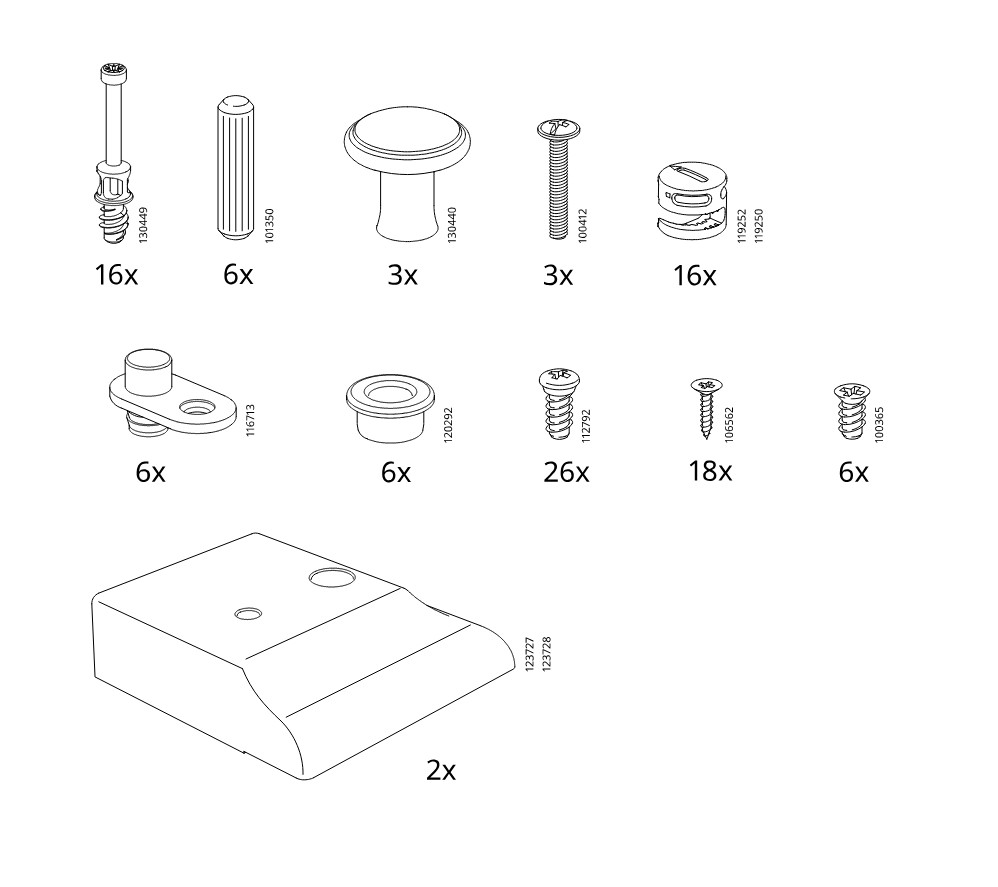
#> input picture image_side1.jpg, 998 x 887 px
$ python -i images_from_pdf.py   (imports and definitions only)
#> lines starting #> are read from the running program, lines starting #| are printed output that depends on the picture; after the words box and inside, x2 and y2 are one past the last pixel; in counts of white or black regions, pixels touching at a corner belong together
#> further down, picture is the input picture: shape (887, 998, 3); min 0, max 255, mean 251.3
from __future__ import annotations
from pathlib import Path
from typing import List, Tuple

import fitz  # PyMuPDF
import cv2
import numpy as np


# ---------- STEP-NUMBER DETECTION ----------

def detect_step_number_boxes(
    img: np.ndarray,
    min_area_ratio: float = 0.002,       # minimal digit area vs page area
    min_height_ratio: float = 0.035,     # minimal digit height vs page height
    max_width_height_ratio: float = 1.2, # digits should not be very wide
    max_x_ratio: float = 0.25,           # must be in left quarter of the page
) -> List[Tuple[int, int, int, int]]:
    """
    Detect bounding boxes (x, y, w, h) for large step numbers on the page.
    """
#> called with min_area_ratio = 0.002, min_height_ratio = 0.035, max_width_height_ratio = 1.2, max_x_ratio = 0.25
    h, w = img.shape[:2]
#> h = 887; w = 998
    img_area = w * h
#> img_area = 885226

    gray = cv2.cvtColor(img, cv2.COLOR_BGR2GRAY)
    # IKEA pages: white background, black drawings
    _, th = cv2.threshold(gray, 200, 255, cv2.THRESH_BINARY_INV)
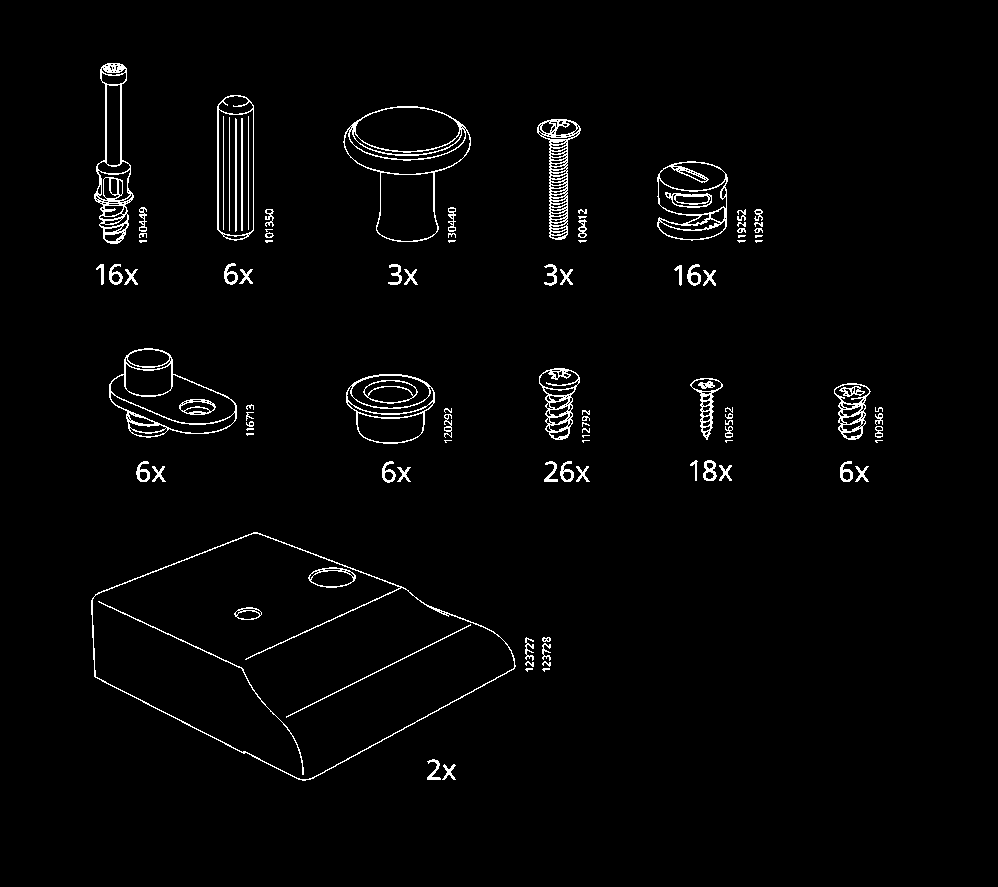
#> th: shape (887, 998); 2.2% white in thin lines or dots, all inside (x1, y1, x2, y2) = (91, 63, 883, 781)

    contours, _ = cv2.findContours(th, cv2.RETR_EXTERNAL, cv2.CHAIN_APPROX_SIMPLE)
#> contours = 91 contours, 37 with area under 20; largest, box (x1, y1, x2, y2) and area: (91, 532, 516, 781) 63714, (343, 106, 471, 242) 10456, (109, 348, 237, 438) 7127, (217, 95, 254, 241) 4990, (346, 374, 435, 444) 4736

    boxes: List[Tuple[int, int, int, int]] = []

    for cnt in contours:
        x, y, bw, bh = cv2.boundingRect(cnt)
        area = bw * bh

        # filter tiny stuff
        if area < img_area * min_area_ratio:
            continue
        if bh < h * min_height_ratio:
            continue
        # must be near left side
        if x > w * max_x_ratio:
            continue
        # digit-ish: not super wide
        if bw / bh > max_width_height_ratio:
            continue

        boxes.append((x, y, bw, bh))
#> this loop made 91 passes
#> (x, y, bw, bh, area) on passes 1 to 12: (442, 764, 14, 16, 224), (427, 759, 14, 21, 294), (542, 668, 8, 4, 32), (525, 668, 8, 4, 32), (542, 661, 9, 6, 54), (525, 661, 9, 6, 54), (542, 643, 9, 18, 162), (542, 637, 9, 5, 45), (525, 637, 9, 24, 216), (91, 532, 425, 249, 105825), (397, 467, 14, 15, 210), (855, 466, 14, 16, 224)
#> after the loop, boxes = [(217, 95, 37, 146), (94, 63, 40, 181)]

    # top-to-bottom
    boxes.sort(key=lambda b: b[1])
    return boxes


# [98 lines left out: functions crop_steps_by_numbers, pdf_to_step_images, not called in this run]


# [6 lines not run here, left out]

>>> import cv2
>>> picture = cv2.imread('image_side1.jpg')
>>> result = detect_step_number_boxes(picture)
#> result = [(94, 63, 40, 181), (217, 95, 37, 146)]

$ run again, on image_side2.jpg
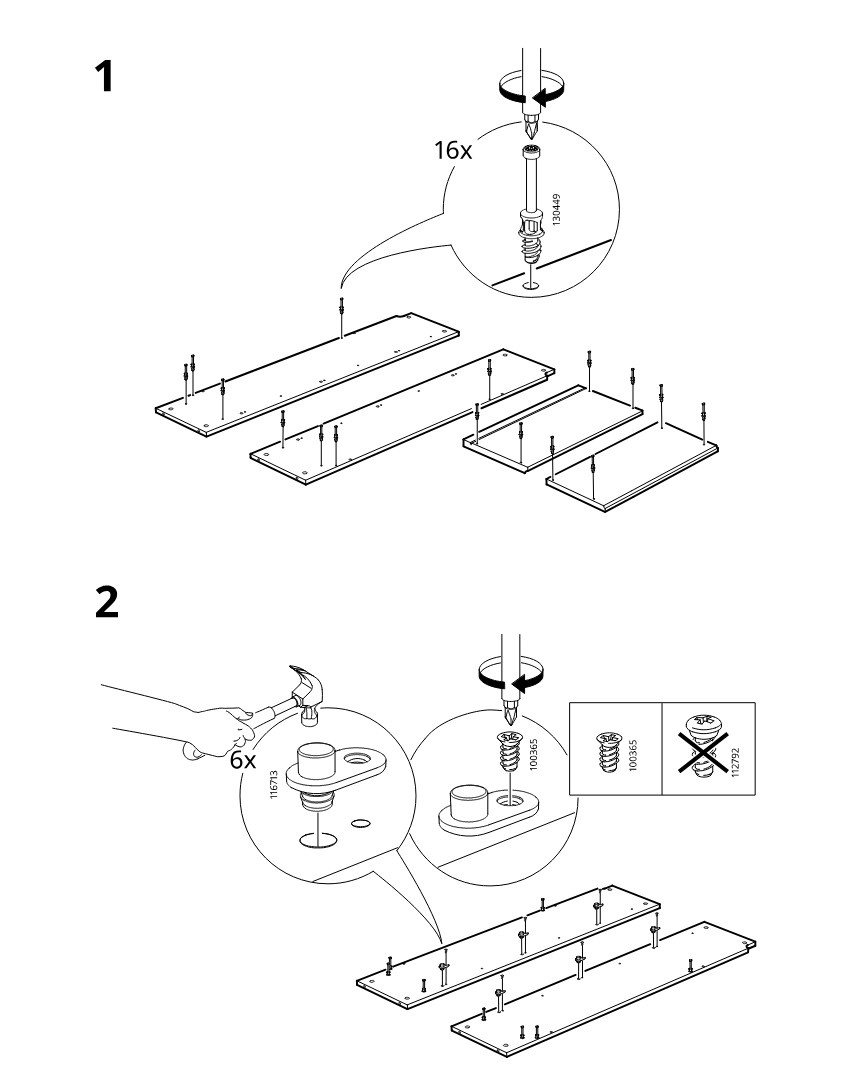
#> input picture image_side2.jpg, 865 x 1083 px
#> picture is the input picture: shape (1083, 865, 3); min 0, max 255, mean 249.2
#> in detect_step_number_boxes, `_, th = cv2.threshold(gray, 200, 255, cv2.THRESH_BINARY_INV)`:
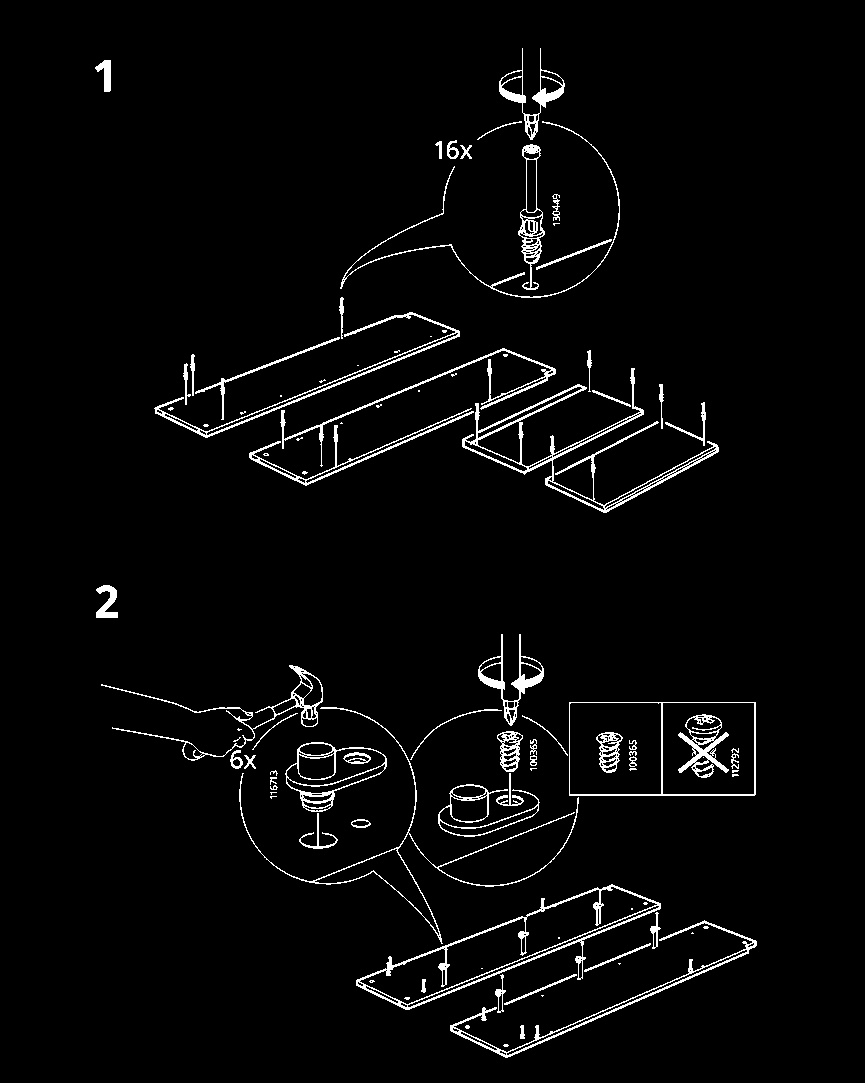
#> th: shape (1083, 865); 3.1% white in thin lines or dots, all inside (x1, y1, x2, y2) = (95, 48, 757, 1058)
#> contours = 79 contours, 32 with area under 20; largest, box (x1, y1, x2, y2) and area: (569, 702, 756, 796) 17298, (356, 884, 661, 1010) 12475, (462, 368, 719, 513) 4852, (285, 742, 387, 812) 4211, (239, 707, 579, 944) 2818
#> the loop in detect_step_number_boxes, `for cnt in contours:` made 79 passes
#> (x, y, bw, bh, area) on passes 2, 3, 5, 6, 8, 11, 12, 13: (520, 1025, 5, 14, 70), (465, 1025, 5, 4, 20), (504, 974, 73, 31, 2263), (495, 974, 11, 39, 429), (584, 943, 67, 29, 1943), (450, 920, 307, 138, 42366), (650, 912, 11, 37, 407), (356, 884, 305, 126, 38430)
#> after the loop in detect_step_number_boxes, `for cnt in contours:`: boxes = []
